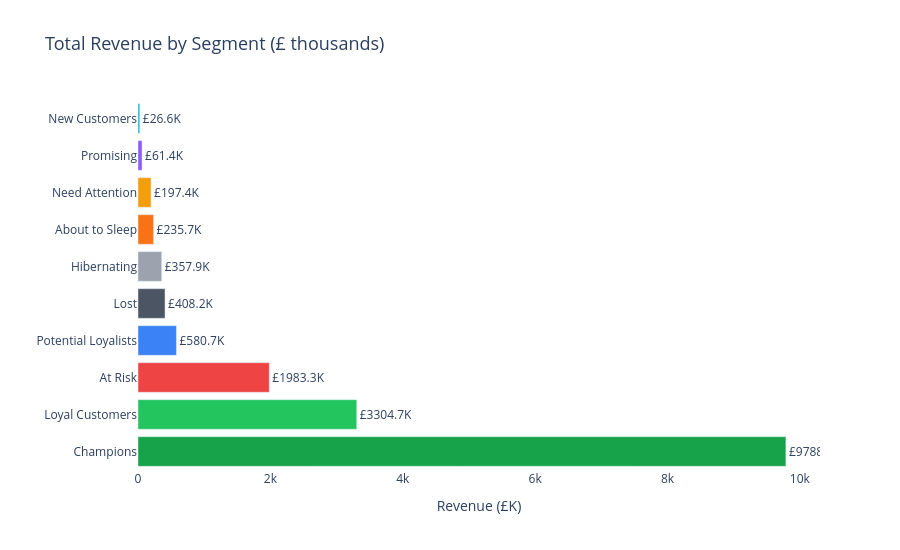

Notebook source saved alongside this figure:
### Code cell
# ─────────────────────────────────────────────
# VISUALIZATION 2: Total Revenue by Segment
# ─────────────────────────────────────────────

rev_by_seg = (
    df_segments
    .groupby('segment')['monetary']
    .sum()
    .reset_index()
    .rename(columns={'monetary': 'total_revenue'})
    .sort_values('total_revenue', ascending=True)
)

rev_by_seg['total_revenue_k'] = (rev_by_seg['total_revenue'] / 1000).round(1)

fig = px.bar(
    rev_by_seg,
    x           = 'total_revenue_k',
    y           = 'segment',
    orientation = 'h',
    color       = 'segment',
    color_discrete_map = SEGMENT_COLORS,
    title       = 'Total Revenue by Segment (£ thousands)',
    text        = 'total_revenue_k',
    labels      = {'total_revenue_k': 'Revenue (£K)', 'segment': ''}
)
fig.update_traces(texttemplate='£%{text:.1f}K', textposition='outside')
fig.update_layout(
    showlegend  = False,
    height      = 550,
    plot_bgcolor= 'white',
    title_font_size = 18
)
fig.show()

### Figure 1 — Plotly figure (JSON) as saved in the notebook; plotly's stock layout.template omitted (floating-point values rounded to 4 significant figures)
{"data": [{"hovertemplate": "=%{y}<br>Revenue (£K)=%{text}<extra></extra>", "legendgroup": "New Customers", "marker": {"color": "#06b6d4", "pattern": {"shape": ""}}, "name": "New Customers", "orientation": "h", "showlegend": true, "text": [26.6], "textposition": "outside", "texttemplate": "£%{text:.1f}K", "type": "bar", "x": [26.6], "xaxis": "x", "y": ["New Customers"], "yaxis": "y"}, {"hovertemplate": "=%{y}<br>Revenue (£K)=%{text}<extra></extra>", "legendgroup": "Promising", "marker": {"color": "#8b5cf6", "pattern": {"shape": ""}}, "name": "Promising", "orientation": "h", "showlegend": true, "text": [61.4], "textposition": "outside", "texttemplate": "£%{text:.1f}K", "type": "bar", "x": [61.4], "xaxis": "x", "y": ["Promising"], "yaxis": "y"}, {"hovertemplate": "=%{y}<br>Revenue (£K)=%{text}<extra></extra>", "legendgroup": "Need Attention", "marker": {"color": "#f59e0b", "pattern": {"shape": ""}}, "name": "Need Attention", "orientation": "h", "showlegend": true, "text": [197.4], "textposition": "outside", "texttemplate": "£%{text:.1f}K", "type": "bar", "x": [197.4], "xaxis": "x", "y": ["Need Attention"], "yaxis": "y"}, {"hovertemplate": "=%{y}<br>Revenue (£K)=%{text}<extra></extra>", "legendgroup": "About to Sleep", "marker": {"color": "#f97316", "pattern": {"shape": ""}}, "name": "About to Sleep", "orientation": "h", "showlegend": true, "text": [235.7], "textposition": "outside", "texttemplate": "£%{text:.1f}K", "type": "bar", "x": [235.7], "xaxis": "x", "y": ["About to Sleep"], "yaxis": "y"}, {"hovertemplate": "=%{y}<br>Revenue (£K)=%{text}<extra></extra>", "legendgroup": "Hibernating", "marker": {"color": "#9ca3af", "pattern": {"shape": ""}}, "name": "Hibernating", "orientation": "h", "showlegend": true, "text": [357.9], "textposition": "outside", "texttemplate": "£%{text:.1f}K", "type": "bar", "x": [357.9], "xaxis": "x", "y": ["Hibernating"], "yaxis": "y"}, {"hovertemplate": "=%{y}<br>Revenue (£K)=%{text}<extra></extra>", "legendgroup": "Lost", "marker": {"color": "#4b5563", "pattern": {"shape": ""}}, "name": "Lost", "orientation": "h", "showlegend": true, "text": [408.2], "textposition": "outside", "texttemplate": "£%{text:.1f}K", "type": "bar", "x": [408.2], "xaxis": "x", "y": ["Lost"], "yaxis": "y"}, {"hovertemplate": "=%{y}<br>Revenue (£K)=%{text}<extra></extra>", "legendgroup": "Potential Loyalists", "marker": {"color": "#3b82f6", "pattern": {"shape": ""}}, "name": "Potential Loyalists", "orientation": "h", "showlegend": true, "text": [580.7], "textposition": "outside", "texttemplate": "£%{text:.1f}K", "type": "bar", "x": [580.7], "xaxis": "x", "y": ["Potential Loyalists"], "yaxis": "y"}, {"hovertemplate": "=%{y}<br>Revenue (£K)=%{text}<extra></extra>", "legendgroup": "At Risk", "marker": {"color": "#ef4444", "pattern": {"shape": ""}}, "name": "At Risk", "orientation": "h", "showlegend": true, "text": [1983.0], "textposition": "outside", "texttemplate": "£%{text:.1f}K", "type": "bar", "x": [1983.0], "xaxis": "x", "y": ["At Risk"], "yaxis": "y"}, {"hovertemplate": "=%{y}<br>Revenue (£K)=%{text}<extra></extra>", "legendgroup": "Loyal Customers", "marker": {"color": "#22c55e", "pattern": {"shape": ""}}, "name": "Loyal Customers", "orientation": "h", "showlegend": true, "text": [3305.0], "textposition": "outside", "texttemplate": "£%{text:.1f}K", "type": "bar", "x": [3305.0], "xaxis": "x", "y": ["Loyal Customers"], "yaxis": "y"}, {"hovertemplate": "=%{y}<br>Revenue (£K)=%{text}<extra></extra>", "legendgroup": "Champions", "marker": {"color": "#16a34a", "pattern": {"shape": ""}}, "name": "Champions", "orientation": "h", "showlegend": true, "text": [9789.0], "textposition": "outside", "texttemplate": "£%{text:.1f}K", "type": "bar", "x": [9789.0], "xaxis": "x", "y": ["Champions"], "yaxis": "y"}], "layout": {"barmode": "relative", "height": 550, "legend": {"title": {"text": ""}, "tracegroupgap": 0}, "plot_bgcolor": "white", "showlegend": false, "title": {"font": {"size": 18}, "text": "Total Revenue by Segment (£ thousands)"}, "xaxis": {"anchor": "y", "domain": [0, 1], "title": {"text": "Revenue (£K)"}}, "yaxis": {"anchor": "x", "categoryarray": ["Champions", "Loyal Customers", "At Risk", "Potential Loyalists", "Lost", "Hibernating", "About to Sleep", "Need Attention", "Promising", "New Customers"], "categoryorder": "array", "domain": [0, 1], "title": {"text": ""}}}}
